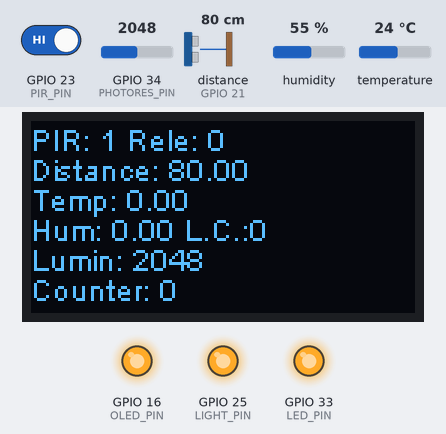
Recording of a sketch running on a simulated ESP32. On the bench: 128×64 one-colour display, output pins drawn as LEDs (lit = HIGH). Inputs (shaded band) come from the test bench; at power-on: distance to the obstacle (sensor on GPIO 21) 80 cm, GPIO 34 (PHOTORES_PIN) = 2048, humidity 55 %, GPIO 23 (PIR_PIN) HIGH, temperature 24 °C. The echo pulse lasts 58.3 µs per cm; no radio packets arrive unless stated; what the sketch prints to the serial monitor is not drawn.

Above: at 5.2 s.
5.3 s: distance to the obstacle (sensor on GPIO 21) set to 6 cm
At 10.4 s:
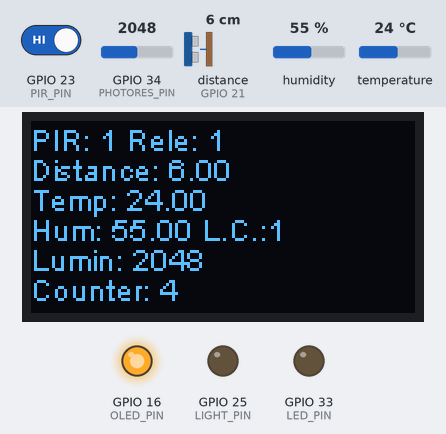
10.5 s: distance to the obstacle (sensor on GPIO 21) set to 3 cm
At 15.0 s:
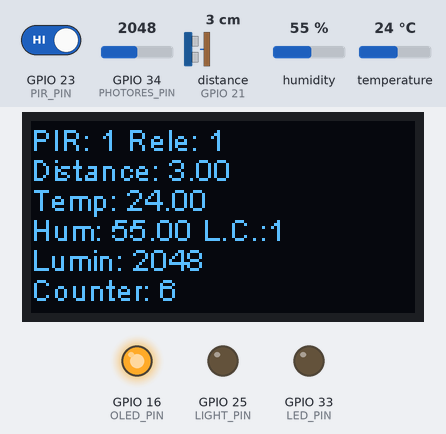
15.7 s: GPIO 34 (PHOTORES_PIN) set to 2240
At 17.0 s:
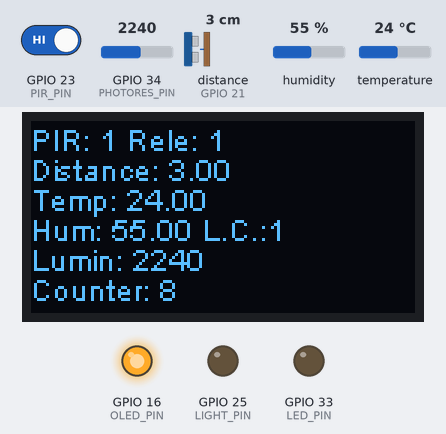
17.7 s: humidity set to 22 %
At 25.1 s:
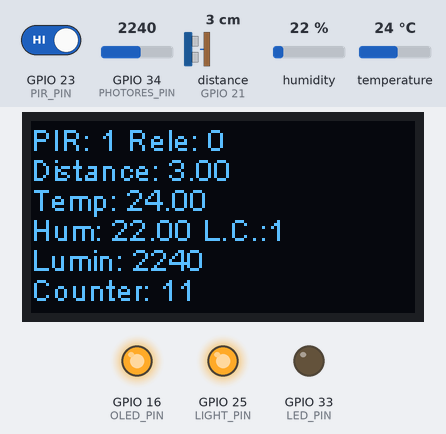
25.8 s: GPIO 23 (PIR_PIN) driven LOW
At 27.1 s:
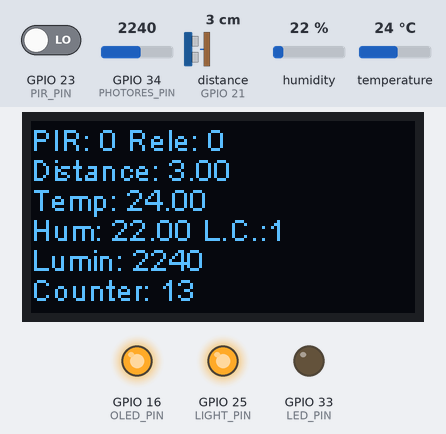
27.8 s: temperature set to 12 °C
At 30.1 s:
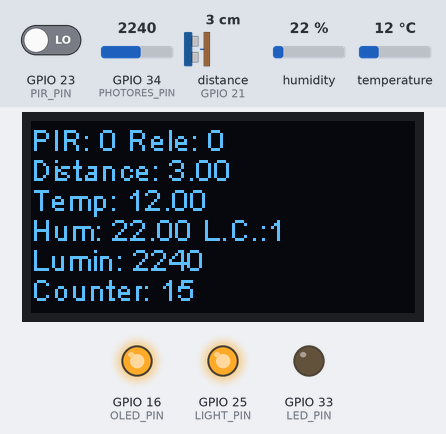
Timing chart, 0 to 31.6 s (numbered marks = the images above; inputs shaded):
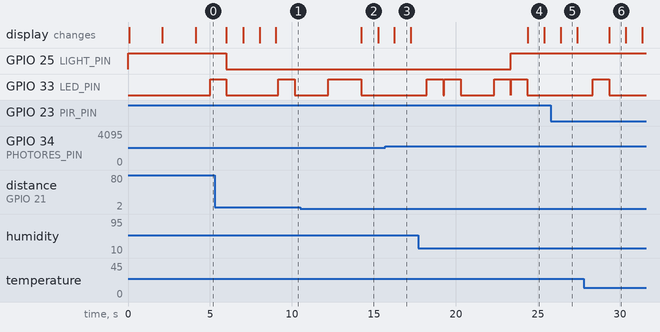

Measured:
- what the display in image 2 shows lasts 1.1 s, from 14.2 s to 15.3 s

The sketch:

Garage.ino
```cpp
/*
  LoRa Garage Module v0.9 by Enrico Gallesio (IZ1ZCK)
  This file is part of repository https://github.com/fablab-imperia/LoRa-concentrator
  This sketch is intended to look for car/people presence in the garage, switch light on if appropriate
  and sending presence conditions and temperature/humidity/telemetry data
  to nearby LoRa devices on 433Mhz ISM band

  Sketch explaination:
  Ultrasounds distance and DHT22 sensors are always polled.
  Weather data and telemetry are automatically sent periodically (typically once every 15-30-60 mins...) via LoRa
  If distance measured is between a certain threshold, car is present.
  In this case, switch light on in the garage, and keep it active for x minutes if car remains present.
  If car is confirmed for some time LoRa notification is sent.
  Then switch light off, but if IR activity is detected, delay the switching off.
  If distance increases above x cm, car is gone. In this case switch light off almost immediately, then send LoRa msg.
  IR activity alone is not sufficient to switch on the light (cats roaming the garage!)
  LoRa messages contain a customized identifier that can be avoided if local address is used.
  Each message is sent twice to avoid in freq. collision, but should be fixed with ACK receipt.

  see also:
  https://github.com/Martinsos/arduino-lib-hc-sr04
  https://github.com/RobTillaart/Arduino/tree/master/libraries/DHTstable
  https://techtutorialsx.com/2017/12/02/esp32-arduino-interacting-with-a-ssd1306-oled-display/

  TODO: - Put all relay switch commands in one place
        - Set lights on if only IR activity is detected?
        - See all "TODO" tags within the code below
        - Set lights on remotely
        - fix verbose modes, now messed up
        - add counter for light cycles

*/

#include <SPI.h>
#include <LoRa.h>
#include <Wire.h>
#include "SSD1306.h"
#include <HCSR04.h>
#include <dht.h>


// Configuration
#define VERBOSE_OUTPUT      0       // TODO TOTIDY - DEBUG mode 0: only errors - mode 1: errors + car&lights log - mode 2: verbose
#define OLED_WARM_UP        2000    // OLED warm-up time in Setup
#define SENSORS_WARM_UP     2000    // Additional Sensors warm-up time in Setup
#define OLED_INIT_SYNC      50      // OLED initialization syncing time in Setup. DO NOT CHANGE

#define ULTRASOUNDS_TIME    500     // Min time to poll ultrasounds
#define PIR_PHOTOR_TIME     500     // Min time to poll Infrared PIR sensor
#define DHT22_TIME          5000    // Min time to poll temperature and humidity DHT22 sensor
#define OLED_TIME           1000    // Min time to update OLED display
#define LED_FLASH           1000    // Duration of status led flash
#define LIGHT_OFF_TIME      1000    // Min time lights stay off
#define LIGHT_ON_CAR0_TIME  10000   // Max time lights stay on with car away
#define LIGHT_ON_CAR1_TIME  120000  // Max time lights stay on with car present
#define LORA_WEATHER_TIME   900000  // Min time to send LoRa weather data
#define LORA_CAR_TIME       5000    // Min time to consider car present/away and send LoRa "Car arrived/went away" msg
#define LORA_REPEAT         2000    // Interval between 2 messages sent TODO remove and add ACK msgs

#define MIN_PHOTORES        1800    // Min or below photores value to consider night/dark condition
#define MAX_PHOTORES        2200    // Max or above photores value to consider daylight condition


// Pins
#define OLED_PIN      16
#define LIGHT_PIN     25    // Same as led pin because it helps trigging correctly the relay switch
#define PHOTORES_PIN  34
#define PIR_PIN       23    // PIR input pin (for IR sensor)
#define TRIGGER_PIN   21
#define ECHO_PIN      13
#define DHT22_PIN     17
#define LED_PIN       33    // not builtin led


#define SCK           5     // GPIO5  -- LoRa SX127x's SCK   // LoRa module integrated in Heltec ESP32 board
#define MISO          19    // GPIO19 -- LoRa SX127x's MISO  // Do not change any of the following pins
#define MOSI          27    // GPIO27 -- LoRa SX127x's MOSI
#define SS            18    // GPIO18 -- LoRa SX127x's CS
#define RST           14    // GPIO14 -- LoRa SX127x's RESET
#define DI00          26    // GPIO26 -- LoRa SX127x's IRQ(Interrupt Request)


// LoRa
#define BAND          43305E4  //you can set band here directly,e.g. 868E6,915E6
#define SYNC_WORD     0xAA
#define PABOOST       true


// Modules
  SSD1306 display(0x3c, 4, 15);
  dht DHT;
  UltraSonicDistanceSensor distanceSensor(13, 21);


// Global vars                          // TODO look for unused vars
  unsigned long currentMillis = 0;
  unsigned int counter = 0;             // progressive number on OLED
  unsigned int light_cycles = 0;             // progressive number on OLED
  long previousMillis_ultrasounds = 0;  // vars to compute elapsed time
  long previousMillis_pir = 0;
  long previousMillis_dht22 = 0;
  long previousMillis_lightoff = 0;
  long previousMillis_lightoncar0 = 0;
  long previousMillis_lightoncar1 = 0;
  long previousMillis_oled = 0;
  long previousMillis_loraweather = 0;
  long last_valid_dht22Millis = 0;
  long last_car_changeMillis = 0;
  double distance = 0;
  double temp_deg = 0;
  double humid_perc = 0;
  int photores_val = 0;                 // photoresistor light reading
  String custom_id = "GA1";             // set a define? TODO
  bool PIR_state = false;               // we start, assuming no motion detected
  bool light_state = false;
  bool light_prev = false;
  bool car_state = false;
  bool car_prev = false;
  bool car_lora_state = false;
  bool car_lora_prev = false;
  bool timeout_elapsed = false;
  bool night_mode = false;

  struct                      // DHT22 errors counter
    {
        uint32_t total;
        uint32_t ok;
        uint32_t crc_error;
        uint32_t time_out;
        uint32_t connect;
        uint32_t ack_l;
        uint32_t ack_h;
        uint32_t unknown;
    } stat = { 0,0,0,0,0,0,0,0};


//Functions

bool inRange(int val, int minimum, int maximum)
{
  return ((minimum <= val) && (val <= maximum));
}

void ledFlash()
{
  digitalWrite(LED_PIN, HIGH);          // turn the LED on (HIGH is the voltage level)
  delay(LED_FLASH);                     // wait for a second
  digitalWrite(LED_PIN, LOW);           // turn the LED off by making the voltage LOW
}

void sendMessage(String outgoing)       // Repeated twice to avoid conflicts in freq. TODO remove this and fix with ACK!
{
  LoRa.beginPacket();                   // start packet
  LoRa.print(custom_id);                // add customized sender identifier   TODO remove and fix with sender address
  LoRa.print(outgoing);                 // add payload
  LoRa.endPacket();                     // finish packet and send it
  Serial.print("LoRa Packet Sent: ");
  Serial.println(custom_id + outgoing);
  ledFlash();
  delay(LORA_REPEAT);
  LoRa.beginPacket();                   // start packet
  LoRa.print(custom_id);                // add customized sender identifier   TODO remove and fix with sender address
  LoRa.print(outgoing);                 // add payload
  LoRa.endPacket();                     // finish packet and send it
  Serial.print("LoRa Packet Sent (second try): ");
  ledFlash();
  Serial.println(custom_id + outgoing);
}


void setup() {

    Serial.begin(9600);
    Serial.println("-- GARAGE LoRa Module --");
    Serial.println("");


    // Initializing pins
    digitalWrite(LIGHT_PIN, HIGH);
    pinMode(LIGHT_PIN, OUTPUT);
    pinMode(LED_PIN, OUTPUT);
    pinMode(PIR_PIN, INPUT);
    // pinMode(LED_PIN, OUTPUT);


    // Initializing OLED - Sometimes OLED does not wakeup at startup - TODO
    pinMode(OLED_PIN,OUTPUT);
    digitalWrite(OLED_PIN, LOW);    // set GPIO16 low to reset OLED
    delay(OLED_INIT_SYNC);
    digitalWrite(OLED_PIN, HIGH); // while OLED is running, must set GPIO16 in high
    display.init();
    display.flipScreenVertically();
    display.setFont(ArialMT_Plain_10);
    //logo(); TODO?
    delay(OLED_WARM_UP);
    display.clear();
    display.drawString(0, 0, "Setup...");
    display.display();


    // Initializing LoRa
    SPI.begin(SCK,MISO,MOSI,SS);
    LoRa.setPins(SS,RST,DI00);
    if (!LoRa.begin(BAND,PABOOST))
    {
      display.drawString(0, 10, "Starting LoRa failed!");
      Serial.println("Starting LoRa failed! Crashing here");
      display.display();
      while (1);
    }
    LoRa.setSyncWord(SYNC_WORD);           // ranges from 0-0xFF, default 0x34, see API docs

    delay(SENSORS_WARM_UP);

}

void loop(){

  currentMillis = millis();         // current elapsed time since reboot in milliseconds. used to avoid delays

  if (!night_mode) {                // are we in dark or light conditions?
    if (photores_val < MIN_PHOTORES)
      {
        night_mode = true;
        Serial.println("NIGHT MODE ON!");
      }
  }
  else
  {
    if (photores_val > MAX_PHOTORES)
      {
        night_mode = false;
        Serial.println("NIGHT MODE OFF!");
      }
  }


  // PIR & PHOTORESISTOR polling
  if(currentMillis - previousMillis_pir > PIR_PHOTOR_TIME) {
    previousMillis_pir = currentMillis;
    PIR_state = digitalRead(PIR_PIN);  // read input value
    photores_val = analogRead(PHOTORES_PIN);
    if (VERBOSE_OUTPUT > 1) {
      //Serial.print("PIR polled! Condition is: ");             //DEBUG
      //Serial.println(PIR_state);
      Serial.print("Photores value: ");
      Serial.println(photores_val);
    }
  }


  // ULTRASOUNDS distance polling
  if(currentMillis - previousMillis_ultrasounds > ULTRASOUNDS_TIME) {
    previousMillis_ultrasounds = currentMillis;
    distance = distanceSensor.measureDistanceCm();
    if (VERBOSE_OUTPUT > 1) {
      Serial.print("Ultrasounds polled! Distance is: ");
      Serial.print(distance);
      Serial.println(" cm");
    }
  }


  // Time to SWITCH LIGHT OFF with car GONE?
  if(currentMillis - previousMillis_lightoncar0 > LIGHT_ON_CAR0_TIME) {
    previousMillis_lightoncar0 = currentMillis;

    if (!car_state) {
        light_state = false;
        if (light_state != light_prev) {
            //if (VERBOSE_OUTPUT) {
              Serial.print("Light is ON, car is gone. Resetting max timeout. Switching OFF: ");
              Serial.println(light_state);
            //}
            digitalWrite(LIGHT_PIN, !light_state);    // Relay is activated with LOW
            light_prev = light_state;
            timeout_elapsed = false;
        }
      }
  }


   // Time to SWITCH LIGHT OFF with car PRESENT?
  if(currentMillis - previousMillis_lightoncar1 > LIGHT_ON_CAR1_TIME) {
    previousMillis_lightoncar1 = currentMillis;


      if (!PIR_state)
      {
        if (car_state) {
          light_state = false;
          if (light_state != light_prev) {
              //if (VERBOSE_OUTPUT) {
                Serial.print("Light is ON! Max timout elapsed. Now switching OFF: ");
                Serial.println(light_state);
              //}
              digitalWrite(LIGHT_PIN, true);    // Relay OFF is (activated with LOW)
              light_prev = light_state;
              timeout_elapsed = true;
          }
        }
      }
      else
      {
        //if (VERBOSE_OUTPUT)
        Serial.println("PIR still active, switch off skipped...");
      }

  }


  // Time to SWITCH LIGHT ON?
  if(currentMillis - previousMillis_lightoff > LIGHT_OFF_TIME) {
    previousMillis_lightoff = currentMillis;

    if (car_state) {
          light_state = true;
          if (light_state != light_prev) {
            //if (VERBOSE_OUTPUT) {
            Serial.println("Light is OFF, car is here!");
            //}
            if (night_mode) {
              if (!timeout_elapsed) {
              Serial.print("Now switching ON: ");
              Serial.println(light_state);
              digitalWrite(LIGHT_PIN, false);      // Relay is activated with LOW
              light_cycles++;
              }
              else
              {
              Serial.print("Max timeout with Light ON reached. No switching until car goes away.");
              Serial.println(light_state);
              }
            }
            else
            {
              Serial.println("It's daytime! Skipping switch on");
            }
            light_prev = light_state;
          }
        }

 }


  // DHT22 polling and Status led blink
  if(currentMillis - previousMillis_dht22 > DHT22_TIME) {
    previousMillis_dht22 = currentMillis;

    uint32_t start = micros();              //DHT22 error check procedure
    int dht22_chk = DHT.read22(DHT22_PIN);
    uint32_t stop = micros();
    if (VERBOSE_OUTPUT > 1) Serial.print("DHT22 polled! State is: ");

    switch (dht22_chk)
    {
      case DHTLIB_OK:
          stat.ok++;
          last_valid_dht22Millis = currentMillis;
          temp_deg = (DHT.temperature);
          humid_perc = (DHT.humidity);
          if (VERBOSE_OUTPUT > 1) Serial.println("OK\t");
          break;
      case DHTLIB_ERROR_CHECKSUM:
          stat.crc_error++;
          Serial.println("DHT22 Checksum error\t");
          break;
      case DHTLIB_ERROR_TIMEOUT:
          stat.time_out++;
          Serial.println("DHT22 Time out error\t");
          break;
      default:
          stat.unknown++;
          Serial.println("DHT22 Unknown error\t");
          break;
    }

    if (stat.total % 5 == 0)
    {
        if (VERBOSE_OUTPUT) {
        Serial.println("DHT22 Errors stats");
        Serial.println("\nTOT\tOK\tCRC\tTO\tUNK");
        Serial.print(stat.total);
        Serial.print("\t");
        Serial.print(stat.ok);
        Serial.print("\t");
        Serial.print(stat.crc_error);
        Serial.print("\t");
        Serial.print(stat.time_out);
        Serial.print("\t");
        Serial.print(stat.connect);
        Serial.print("\t");
        Serial.print(stat.ack_l);
        Serial.print("\t");
        Serial.print(stat.ack_h);
        Serial.print("\t");
        Serial.print(stat.unknown);
        Serial.println("\n");
        }
    }

    if (VERBOSE_OUTPUT) {
      Serial.print("Temperature is: ");
      Serial.print(temp_deg);
      Serial.println("Â°C");
      Serial.print("Humidity is: ");
      Serial.print(humid_perc);
      Serial.println("%");
      Serial.print("Last valid DHT22 reading was: ");
      Serial.print((currentMillis - last_valid_dht22Millis)/1000);
      Serial.println(" secs ago.");
    }

    ledFlash();
  }


  // Print sensors condition to OLED
  if(currentMillis - previousMillis_oled > OLED_TIME) {
    previousMillis_oled = currentMillis;
    display.clear();
    display.setTextAlignment(TEXT_ALIGN_LEFT);
    display.setFont(ArialMT_Plain_10);

    display.drawString(0,0, "PIR: " + String(PIR_state) + " Rele: " + String(light_state));
    display.drawString(0,10, "Distance: " + String(distance));
    display.drawString(0,20, "Temp: " + String(temp_deg));
    display.drawString(0,30, "Hum: " + String(humid_perc) + " L.C.:" + String(light_cycles));
    display.drawString(0,40, "Lumin: " + String(photores_val));
    display.drawString(0,50, "Counter: " + String(counter));
    display.display();
    counter++;
  }


 // Look for the CAR
    if (inRange(distance, 5, 100))
    {
      car_state = true;
      if (car_prev != car_state) {
        Serial.print("Car is present! :D - distance is: ");
        Serial.println(distance);
        last_car_changeMillis = currentMillis;
      }
      car_prev = car_state;
    }
    else if (distance < 0) {}
    else
    {
      car_state = false;
        if (car_prev != car_state) {
        Serial.print("Car is gone... :( - distance is: ");
        Serial.println(distance);
        last_car_changeMillis = currentMillis;
      }
      car_prev = car_state;
    }


  // Time to send WEATHER via LoRa?
  if (currentMillis - previousMillis_loraweather > LORA_WEATHER_TIME) {
    previousMillis_loraweather = currentMillis;
    Serial.println("Time to send LoRa Weather!");
    if (VERBOSE_OUTPUT > 1) {
      Serial.print("Temperature is: ");
      Serial.print(temp_deg);
      Serial.println("Â°C");
      Serial.print("Humidity is: ");
      Serial.print(humid_perc);
      Serial.println("%");
      Serial.print("Last valid DHT22 reading was: ");
      Serial.print((currentMillis - last_valid_dht22Millis)/1000);
      Serial.println(" secs ago.");
    }
    // PACKET SEND WEATHER + telemetry
      String message = ";T" + String(temp_deg) + ";H" + String(humid_perc) + ";V" + String((currentMillis - last_valid_dht22Millis)/1000) + ";C" + String(car_state) + ";D" + String(distance) + ";N" + String(night_mode) + ";L" + String(photores_val);
      sendMessage(message);
  }


  // Time to send car present notification?
  if (car_state) {
    if (currentMillis-last_car_changeMillis > LORA_CAR_TIME) { // to get a more stable detection of car, allow some ultrasound cycles to perform
      last_car_changeMillis = currentMillis;
      car_lora_state = true;
      if (car_lora_state != car_lora_prev) {
        Serial.print("Car appears arrived since a while... Sending LoRa packet! ");
        Serial.println(car_state);

        // PACKET SEND CAR STATE - TODO
          String message = ";C1";
          sendMessage(message);

        car_lora_prev = car_lora_state;
      }
    }
  }
  else
  {
    if (currentMillis-last_car_changeMillis > LORA_CAR_TIME) {  // to get a more stable detection of car, allow some ultrasound cycles to perform
        last_car_changeMillis = currentMillis;
        car_lora_state = false;
        if (car_lora_state != car_lora_prev) {
          Serial.print("Car appears gone away since a while... Sending LoRa packet! ");
          Serial.println(car_state);

          // PACKET SEND CAR STATE
          String message = ";C0";
          sendMessage(message);

          car_lora_prev = car_lora_state;
        }
    }
  }

} // end of loop
```
